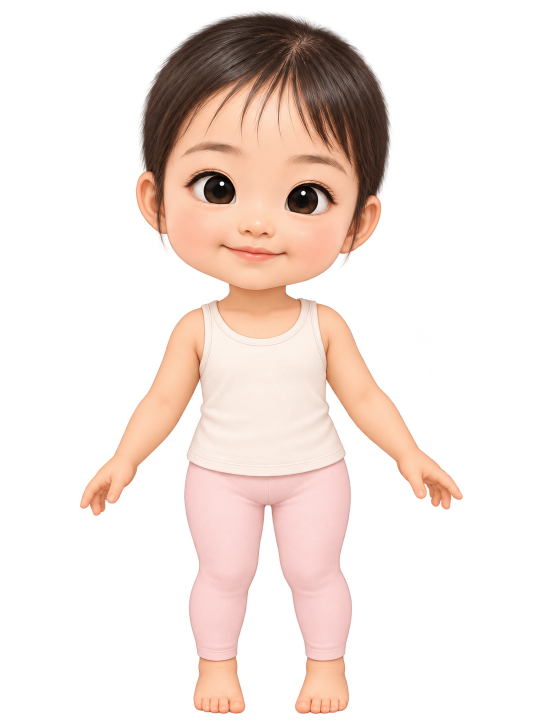
#> input picture assets/src/body.png, 1086 x 1448 px (shown at 1/2 size); its folder holds only this picture in this run
$ python prepare-assets.py
#> lines starting #> are read from the running program, lines starting #| are printed output that depends on the picture; after the words box and inside, x2 and y2 are one past the last pixel; in counts of white or black regions, pixels touching at a corner belong together
#!/usr/bin/env python3
"""assets/src/*.png（生成した元画像）を、背景除去の残りをきれいにして assets/*.webp に変換する。
使い方: pip install pillow numpy scipy && python3 tools/prepare-assets.py
- 薄すぎるピクセル（alpha<=LOW）を消す
- ほぼ不透明（alpha>=HIGH）は完全不透明にそろえる（元画像は 253 前後で止まっていた）
- 本体から離れた小さなゴミ（面積 MIN_AREA 未満）を消す
"""
import glob, json, os
import numpy as np
from PIL import Image
from scipy import ndimage as ndi

LOW, HIGH, MIN_AREA = 32, 245, 120
root = os.path.join(os.path.dirname(__file__), '..', 'assets')
report = {}
for f in sorted(glob.glob(os.path.join(root, 'src', '*.png'))):
    name = os.path.splitext(os.path.basename(f))[0]
    a = np.array(Image.open(f).convert('RGBA'))
#> a is the input picture: shape (1448, 1086, 4); mean R, G, B, A 69.2, 55.9, 49.6, 78.7
    al = a[..., 3].astype(np.float32)
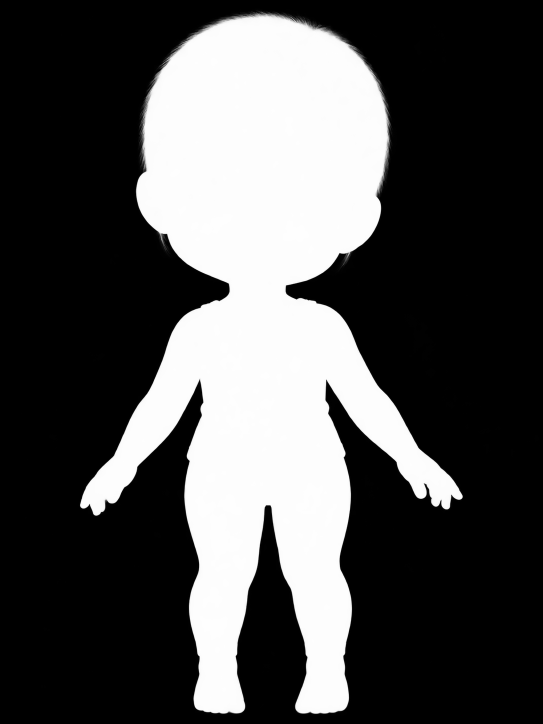
#> al: shape (1448, 1086) float32 (shown at 1/2 size); min 0, max 255, mean 78.7
    al = np.where(al <= LOW, 0, np.where(al >= HIGH, 255, (al - LOW) * 255 / (HIGH - LOW)))
    lab, n = ndi.label(al > 0)
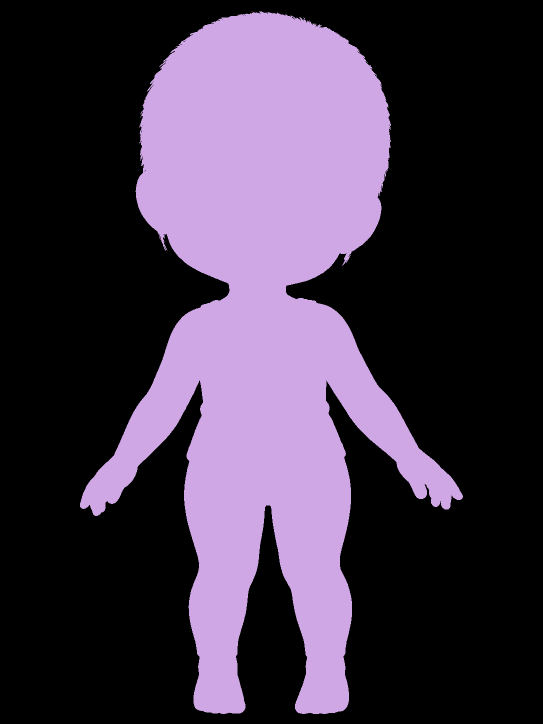
#> lab: shape (1448, 1086) int32 (shown at 1/2 size); 24 distinct labels, from 0 to 23; one colour per label, 0 black
#> n = 23
    if n:
        sizes = ndi.sum(al > 0, lab, range(1, n + 1))
#> sizes = 23 values, max 496272 at index 1, min 1 at index 2, mean 21578.2
        small = np.isin(lab, [i + 1 for i, s in enumerate(sizes) if s < MIN_AREA])
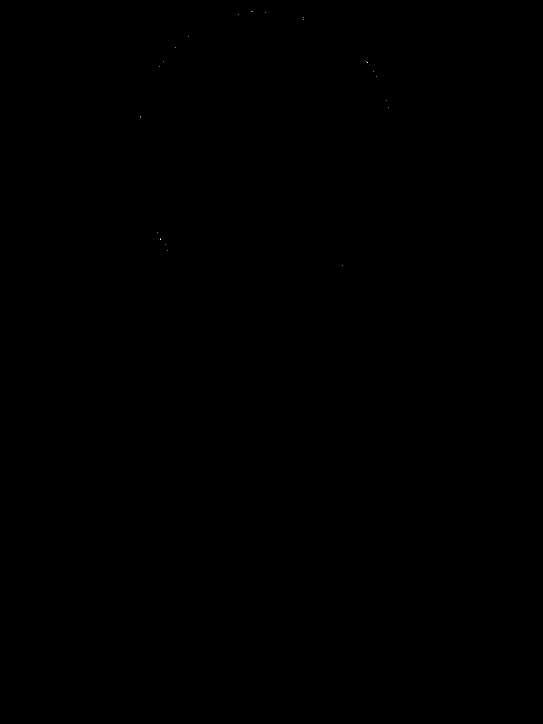
#> small: shape (1448, 1086) bool (shown at 1/2 size); 0% white in thin lines or dots, all inside (x1, y1, x2, y2) = (281, 23, 777, 532)
        al[small] = 0
#> al: shape (1448, 1086) float32; min 0, max 255, mean 79.2
    a[..., 3] = al.round().astype(np.uint8)
    a[a[..., 3] == 0, :3] = 0                      # 透明部分の色は捨てて軽くする
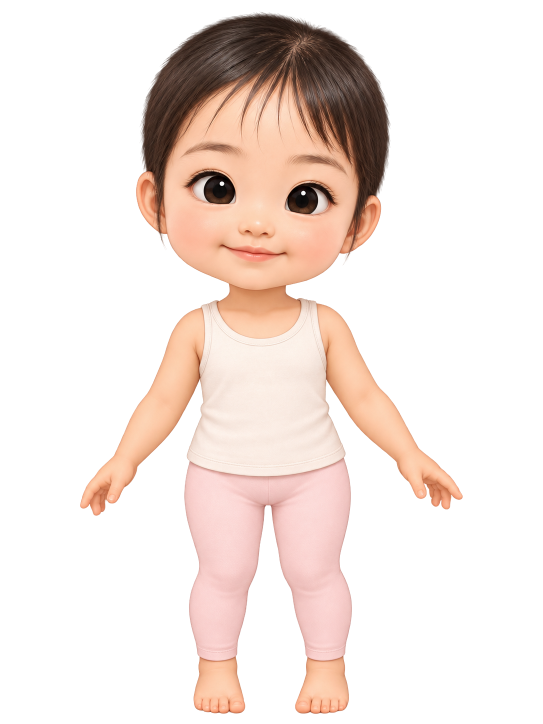
#> a: shape (1448, 1086, 4) (shown at 1/2 size); mean R, G, B, A 65.9, 53.3, 47.4, 79.2; transparent parts drawn white
    out = os.path.join(root, name + '.webp')
    Image.fromarray(a, 'RGBA').save(out, 'WEBP', quality=88, method=6, alpha_quality=100)
    ys, xs = np.where(a[..., 3] > 0)
    report[name] = dict(bbox=[int(xs.min()), int(ys.min()), int(xs.max()), int(ys.max())], kb=os.path.getsize(out) // 1024, removed_components=int(n - len(np.unique(lab[a[..., 3] > 0])) ))
    print(name, report[name])
#| body {'bbox': [160, 23, 925, 1427], 'kb': 81, 'removed_components': 22}

$ run again, on assets/src/hair-bob.png
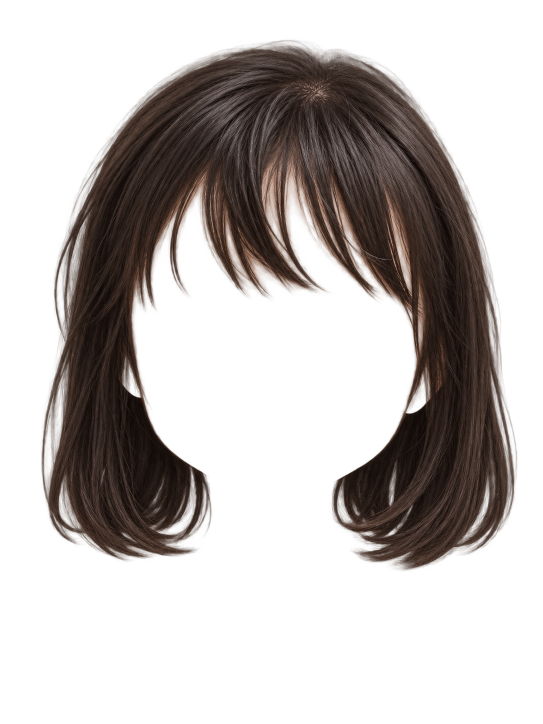
#> input picture assets/src/hair-bob.png, 1086 x 1448 px (shown at 1/2 size)
#> a is the input picture: shape (1448, 1086, 4); mean R, G, B, A 23.7, 17.5, 14.8, 80.8
#> `lab, n = ndi.label(al > 0)`:
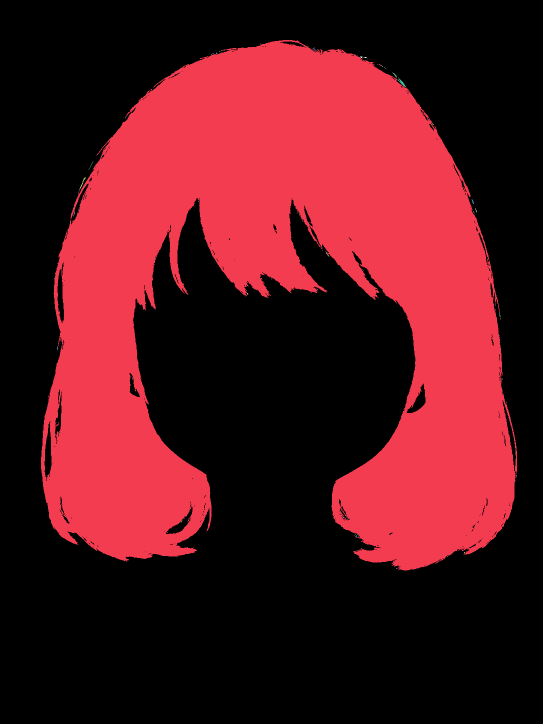
#> lab: shape (1448, 1086) int32 (shown at 1/2 size); 185 distinct labels, from 0 to 184; one colour per label, 0 black
#> n = 184
#> sizes = 184 values, max 552284 at index 0, min 1 at index 2, mean 3004.5
#> small: shape (1448, 1086) bool; 0.03% white in thin lines or dots, all inside (x1, y1, x2, y2) = (108, 87, 1034, 1138)
#> `a[a[..., 3] == 0, :3] = 0`:
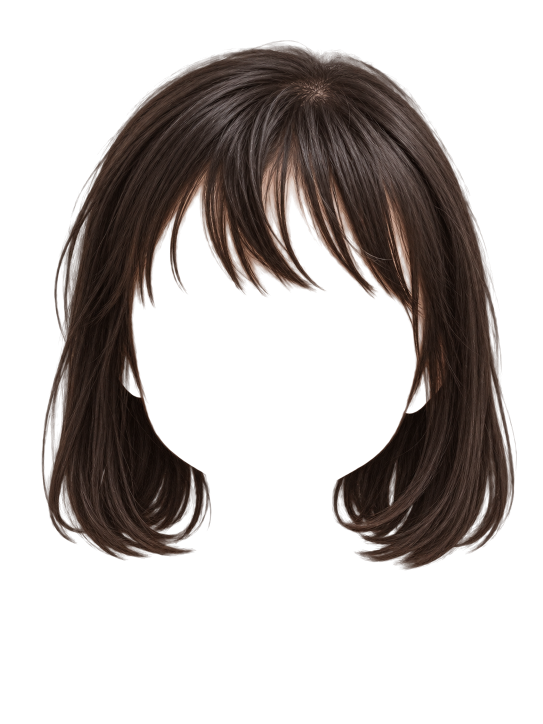
#> a: shape (1448, 1086, 4) (shown at 1/2 size); mean R, G, B, A 21.7, 16.1, 13.7, 80.6; transparent parts drawn white
#| hair-bob {'bbox': [82, 80, 1034, 1140], 'kb': 189, 'removed_components': 183}

$ run again, on assets/src/hair-low-twin.png
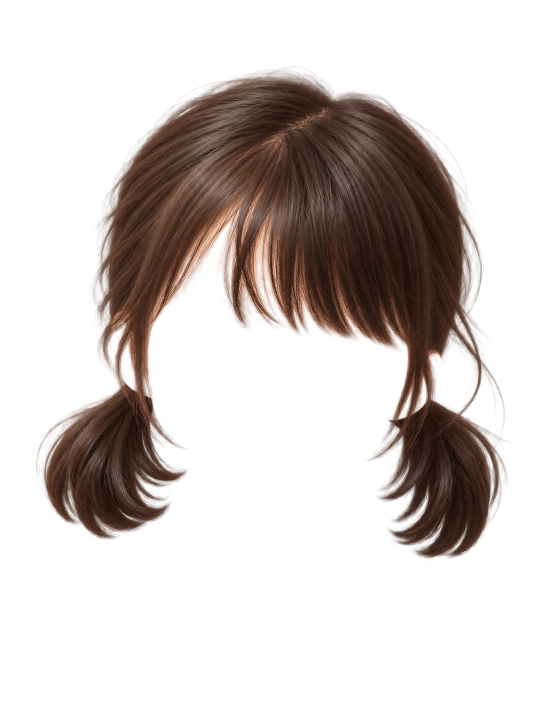
#> input picture assets/src/hair-low-twin.png, 1086 x 1448 px (shown at 1/2 size)
#> a is the input picture: shape (1448, 1086, 4); mean R, G, B, A 26.8, 17.6, 13.6, 64.1
#> `lab, n = ndi.label(al > 0)`:
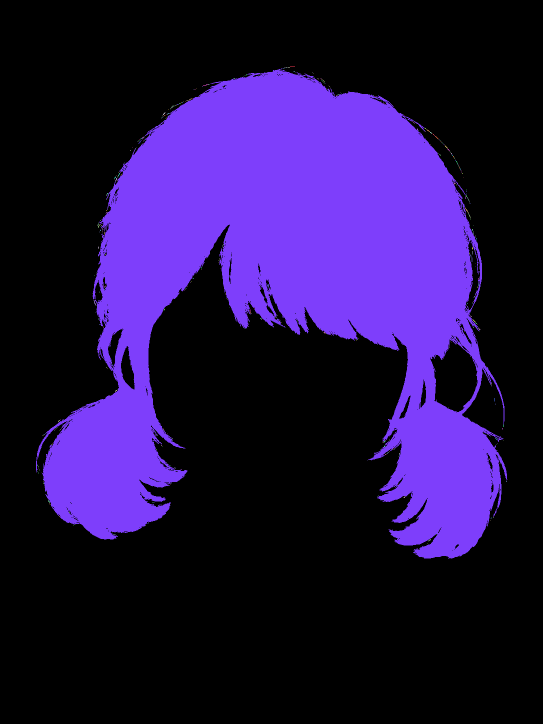
#> lab: shape (1448, 1086) int32 (shown at 1/2 size); 506 distinct labels, from 0 to 505; one colour per label, 0 black
#> n = 505
#> sizes = 505 values, max 437020 at index 6, min 1 at index 1, mean 867.7
#> small: shape (1448, 1086) bool; 0.07% white in thin lines or dots, all inside (x1, y1, x2, y2) = (75, 133, 1014, 1088)
#> `a[a[..., 3] == 0, :3] = 0`:
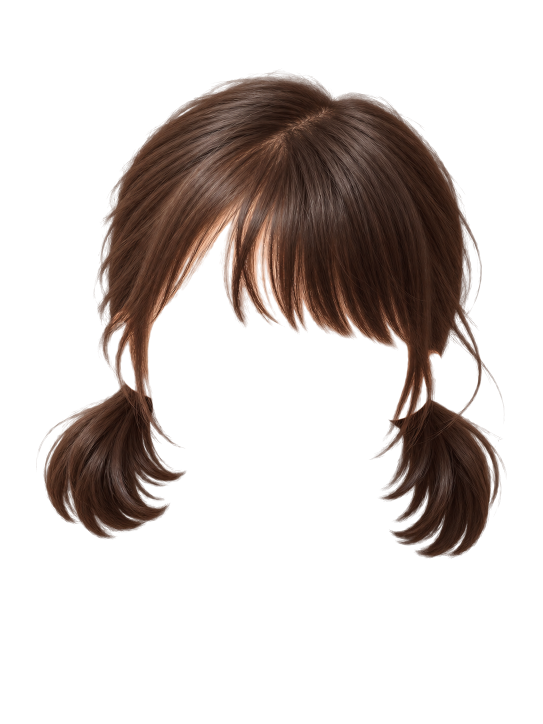
#> a: shape (1448, 1086, 4) (shown at 1/2 size); mean R, G, B, A 22.8, 15.2, 11.9, 63.7; transparent parts drawn white
#| hair-low-twin {'bbox': [72, 137, 1014, 1116], 'kb': 167, 'removed_components': 504}

$ run again, on assets/src/hair-twintail.png
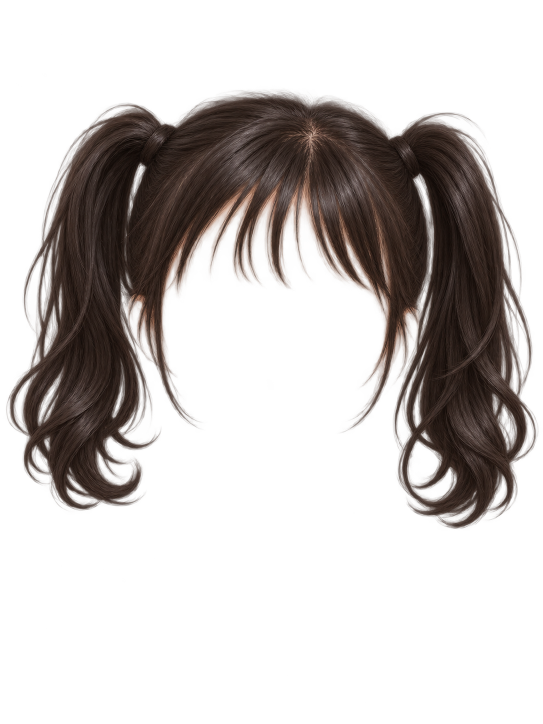
#> input picture assets/src/hair-twintail.png, 1086 x 1448 px (shown at 1/2 size)
#> a is the input picture: shape (1448, 1086, 4); mean R, G, B, A 22.7, 16.6, 14, 70.3
#> `lab, n = ndi.label(al > 0)`:
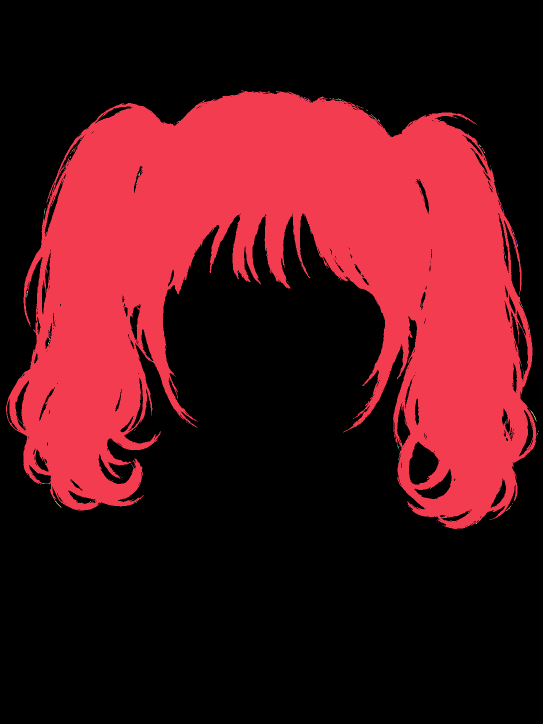
#> lab: shape (1448, 1086) int32 (shown at 1/2 size); 344 distinct labels, from 0 to 343; one colour per label, 0 black
#> n = 343
#> sizes = 343 values, max 494243 at index 0, min 1 at index 4, mean 1443.1
#> small: shape (1448, 1086) bool; 0.05% white in thin lines or dots, all inside (x1, y1, x2, y2) = (23, 182, 1077, 1051)
#> `a[a[..., 3] == 0, :3] = 0`:
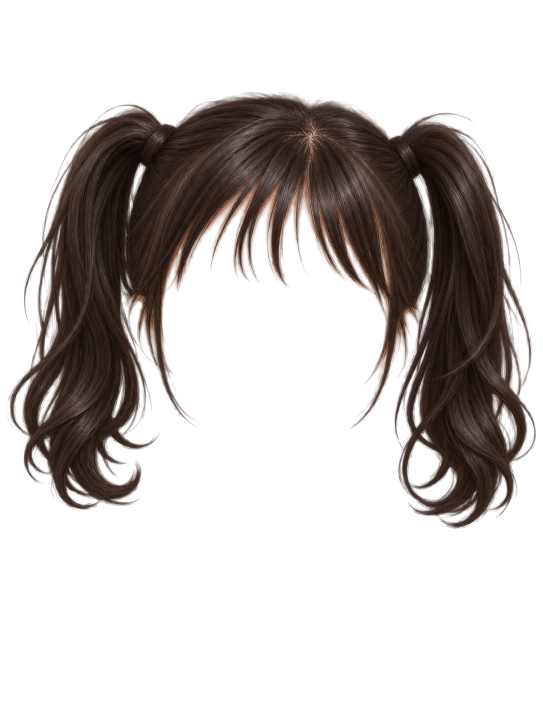
#> a: shape (1448, 1086, 4) (shown at 1/2 size); mean R, G, B, A 19.3, 14.2, 12, 69.7; transparent parts drawn white
#| hair-twintail {'bbox': [12, 181, 1072, 1057], 'kb': 191, 'removed_components': 342}

$ run again, on assets/src/dress-blue.png
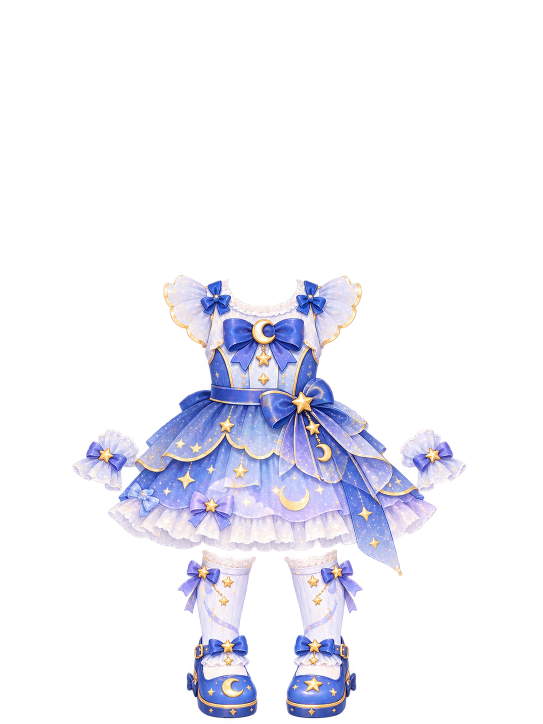
#> input picture assets/src/dress-blue.png, 1086 x 1448 px (shown at 1/2 size)
#> a is the input picture: shape (1448, 1086, 4); mean R, G, B, A 38, 38.1, 46.6, 49.1
#> lab: shape (1448, 1086) int32; 5 distinct labels, from 0 to 4
#> n = 4
#> sizes = [238391, 35876, 35780, 1]
#> small: shape (1448, 1086) bool; 0% white in thin lines or dots, all inside (x1, y1, x2, y2) = (380, 1187, 381, 1188)
#> `a[a[..., 3] == 0, :3] = 0`:
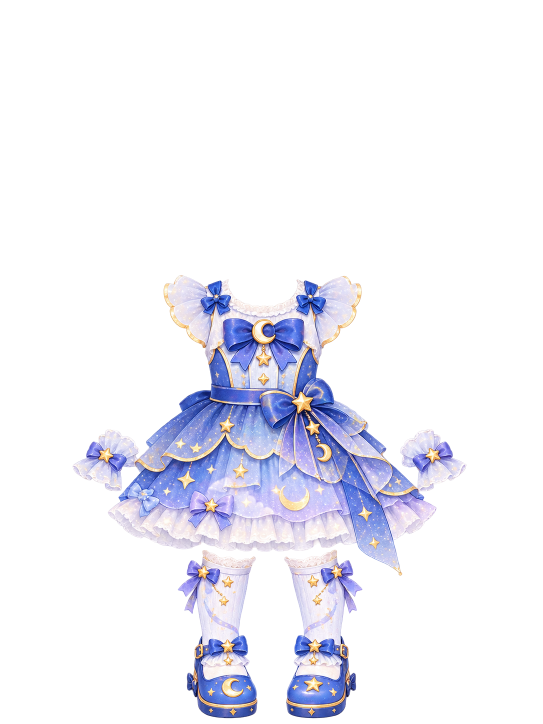
#> a: shape (1448, 1086, 4) (shown at 1/2 size); mean R, G, B, A 34.3, 34.4, 42.2, 49.6; transparent parts drawn white
#| dress-blue {'bbox': [145, 550, 932, 1436], 'kb': 119, 'removed_components': 1}
